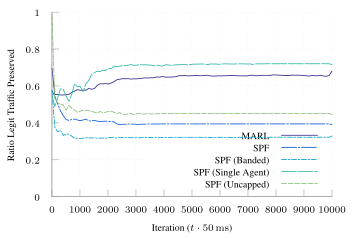

This figure's gnuplot source:
set terminal tikz standalone color size 9cm,6cm font '\scriptsize' preamble '\usepackage{microtype} \usepackage{times} \usepackage[T1]{fontenc} \usepackage{siunitx}\sisetup{detect-all}'
set output "udp-s-2.tex"

load "parula.pal"

set style line 102 lc rgb '#a0a0a0' lt 1 lw 1
set border ls 102
set colorbox border 102
set key textcolor rgb "black"
set tics textcolor rgb "black"
set label textcolor rgb "black"

set border 3
set grid x y
set xtics nomirror
set ytics nomirror

#set key autotitle columnhead
set datafile separator ","

set xlabel "Iteration ($t \\cdot{} \\SI{50}{\\milli\\second}$)"
set ylabel "Ratio Legit Traffic Preserved"

set yrange [0.0:1.0]
set key inside bottom right

plot '../results/online-2-avg.csv' u 1:3 w lines smooth sbezier title "MARL" dt 1, \
     '../results/spf-udp-natural-2.avg.csv' u 1:3 w lines smooth sbezier title "SPF" dt (18,2,2,2), \
     '../results/spf-udp-banded-2.avg.csv' u 1:3 w lines smooth sbezier title "SPF (Banded)" ls 4  dt (6,2,2,2), \
     '../results/spf-udp-single-2.avg.csv' u 1:3 w lines smooth sbezier title "SPF (Single Agent)" ls 5 dt (18,2), \
     '../results/spf-udp-uncap-2.avg.csv' u 1:3 w lines smooth sbezier title "SPF (Uncapped)" ls 6 dt (6,2), \
